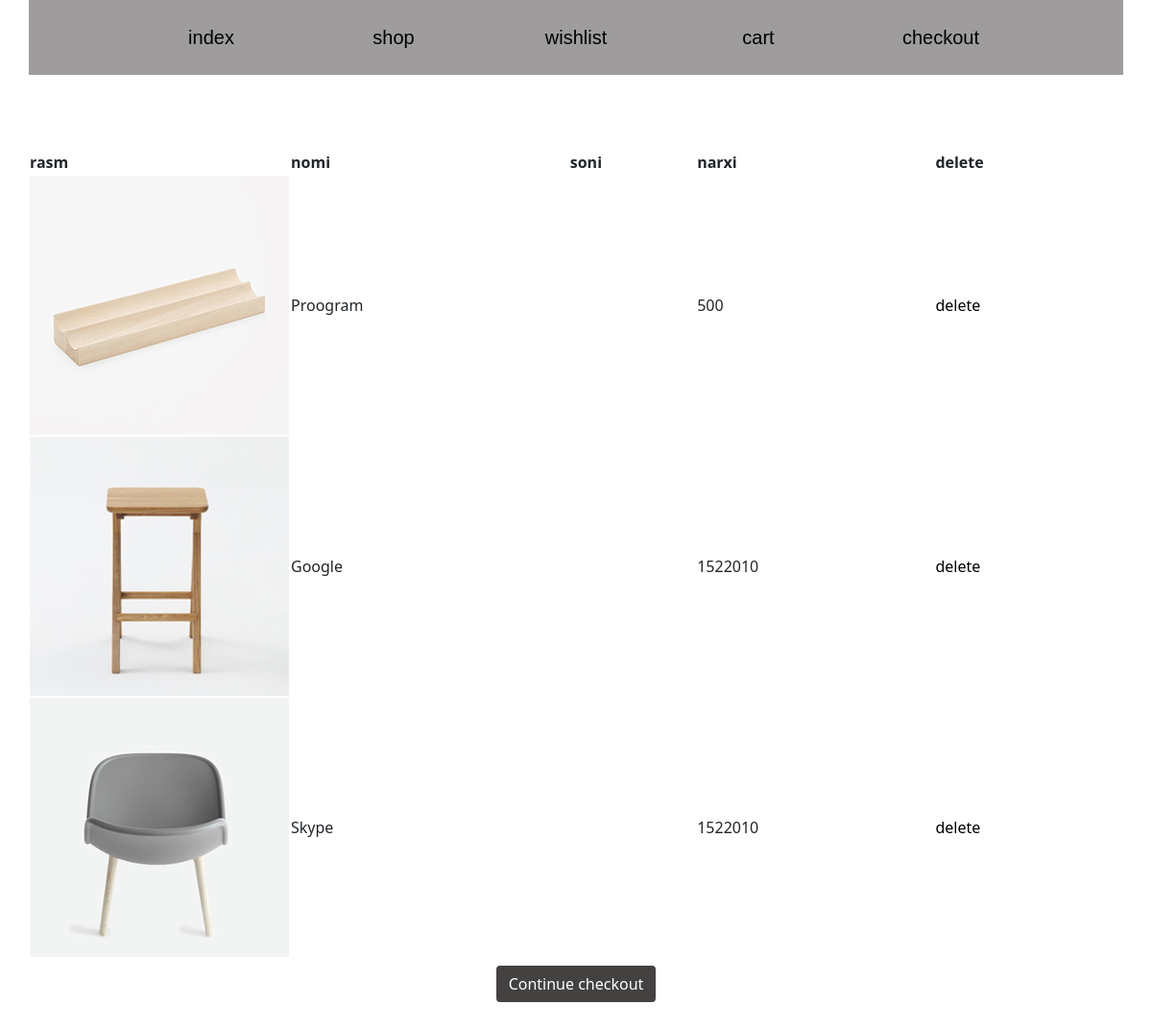
The app's page /cart (signed in) with its own data.
### main/models.py (models this page shows, shortened)
class Savatcha(models.Model):
    product = models.ForeignKey(Product, on_delete=models.CASCADE)
    User = models.ForeignKey(User, on_delete=models.CASCADE)
    quantity = models.IntegerField()
    vaqti = models.DateTimeField(auto_now_add=True)
    status = models.IntegerField(default=0)
    class Meta:
        verbose_name_plural="Savatcha"

class Product(models.Model):
    cat = models.ForeignKey(Category, on_delete=models.CASCADE, null=True, blank=True)
    rasm = models.ImageField(upload_to='Maxsulot/')
    nomi = models.CharField(max_length=25)
    narxi = models.IntegerField()

### main/views.py (the view)
# urls.py: path('cart', cart, name='cart'),
def cart(request):
    user = request.user
    product = Savatcha.objects.filter(User=user)
    context = {
        'product':product,
    }
    return render(request, 'cart.html', context)

### templates/cart.html (shortened to what this page needs)
{% load static %}
<!DOCTYPE html>
<html lang="en">
<head>
    <link rel="stylesheet" href="{% static 'css/bootstrap.css'%}">
    <link rel="stylesheet" href="{% static 'css/bootstrap.min.css'%}">
    <link rel="stylesheet" href="{% static 'css/style.css'%}">
</head>
<body>
    <header>
        <div class="container">
            <div class="row nav text-center">
                <div class="col-2 offset-1 py-4"><a href="{% url 'index' %}">index</a></div>
                <div class="col-2 py-4"><a href="{% url 'shop' %}">shop</a></div>
                <div class="col-2 py-4"><a href="{% url 'wishlist' %}">wishlist</a></div>
                <div class="col-2 py-4"><a href="{% url 'cart' %}">cart</a></div>
                <div class="col-2 py-4"><a href="{% url 'checkout' %}">checkout</a></div>
            </div>
        </div>
    </header>
    <section>
        <div class="container mt-5">
            <div class="row">
                <table style="width:100%">
                    <tr>
                        <th>rasm</th>
                        <th>nomi</th>
                        <th>soni</th>
                        <th>narxi</th>
                        <th>delete</th>
                    </tr>
                    {% for product in product %}
                    <tr>
                        <td style="width: 270px; height: 270px;"><img src="{{product.product.rasm.url}}" alt=""></td>
                        <td>{{product.product.nomi}}</td>
                        <td></td>
                        <td>{{product.product.narxi}}</td>
                        <td><a style="text-decoration: none; color: black;" href="{% url 'delete-cart' %}?c_id={{ product.id }}">delete</a></td>
                    </tr>
                    {% endfor %}
                </table>
            </div>
            <div class="row py-2">
                <div class="col-12 text-center">
                    <div class="btn"><a href="{% url 'checkout' %}">Continue checkout</a></div>
                </div>
            </div>
        </div>
    </section>
</body>
</html>

### static/css/style.css (style rules this page uses)
.nav { background-color: rgb(158, 156, 156); }
.nav a { text-decoration: none; font-size: 20px; font-family: Verdana, Geneva, Tahoma, sans-serif; color: black; }
section { padding-top: 30px; padding-bottom: 30px; }
.btn { background-color: rgb(68, 65, 65); color: white; }
.btn a { text-decoration: none; color: white; }

### records on screen
Savatcha: product.rasm (picture), product.nomi "Proogram", product.narxi "500"
Savatcha: product.rasm (picture), product.nomi "Google", product.narxi "1522010"
Savatcha: product.rasm (picture), product.nomi "Skype", product.narxi "1522010"
